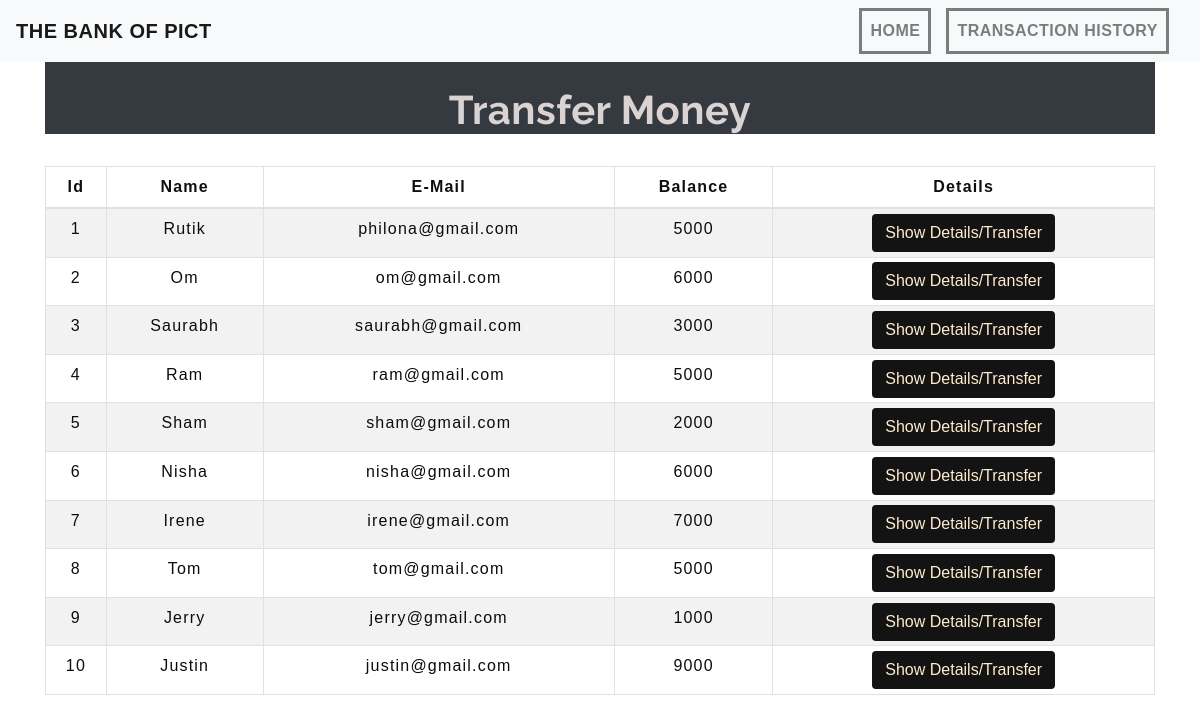
The app's page /transfermoney.php with its own data.
### tables this page shows
CREATE TABLE `users` (
  `id` int(5) NOT NULL,
  `name` text NOT NULL,
  `email` varchar(30) NOT NULL,
  `balance` int(8) NOT NULL
);

### transfermoney.php (the view, shortened to what this page needs)
<!DOCTYPE html>
<html lang="en">
<head>
    <link rel="stylesheet" href="https://maxcdn.bootstrapcdn.com/bootstrap/4.0.0/css/bootstrap.min.css">
    <link rel="stylesheet" type="text/css" href="css/table.css">
    <link rel="stylesheet" type="text/css" href="css/navbar.css">
</head>
<body>
<?php
    include 'config.php';
    $sql = "SELECT * FROM users";
    $result = mysqli_query($conn,$sql);
?>
<?php
  include 'navbar.php';
?>
<div class="container">
        <h2 class="text-center pt-4 bg-dark">Transfer Money</h2>
        <br>
            <div class="row">
                <div class="col">
                    <div class="table-responsive-sm">
                    <table class="table table-hover table-sm table-striped table-condensed table-bordered">
                        <thead>
                            <tr>
                            <th scope="col" class="text-center py-2">Id</th>
                            <th scope="col" class="text-center py-2">Name</th>
                            <th scope="col" class="text-center py-2">E-Mail</th>
                            <th scope="col" class="text-center py-2">Balance</th>
                            <th scope="col" class="text-center py-2">Details</th>
                            </tr>
                        </thead>
                        <tbody>
                <?php
                    while($rows=mysqli_fetch_assoc($result)){
                ?>
                    <tr>
                        <td class="py-2"><?php echo $rows['id'] ?></td>
                        <td class="py-2"><?php echo $rows['name']?></td>
                        <td class="py-2"><?php echo $rows['email']?></td>
                        <td class="py-2"><?php echo $rows['balance']?></td>
                        <td><a href="selecteduserdetail.php?id= <?php echo $rows['id'] ;?>"> <button type="button" class="btn">Show Details/Transfer</button></a></td>
                    </tr>
                <?php
                    }
                ?>
                        </tbody>
                    </table>
                    </div>
                </div>
            </div>
         </div>
</body>
</html>

### navbar.php (shortened to what this page needs)
<nav class="navbar navbar-expand-md navbar-light bg-light">
<a class="navbar-brand" href="index.php"><b>THE BANK OF PICT</b></a>
<div class="collapse navbar-collapse" id="collapsibleNavbar">
      <ul class="navbar-nav ml-auto">
        <li class="nav-item">
          <a class="nav-link" href="index.php">HOME</a>
        </li>
        <li class="nav-item">
          <a class="nav-link" href="transactionhistory.php">TRANSACTION HISTORY</a>
        </li>
    </div>
 </nav>

### css/table.css (style rules this page uses)
* { padding: 0; margin: 0; box-sizing: border-box; font-family: sans-serif; }
h2 { font-size: 40px; }
table { background-color: #f1e5e5; color: rgb(15, 15, 15); letter-spacing: 1.2px; border: solid; }
td { color: rgb(12, 12, 12); text-align: center; border:solid; }
button { border:solid; background: #131313; color: blanchedalmond; transition: 0.5s; }

### css/navbar.css (style rules this page uses)
.nav-link { margin-right: 15px; color:#f8f1f1; border: solid; font-weight: bold; letter-spacing: 0.5px; transition: 0.5s; }
.navbar-brand { color: #f5efef; letter-spacing: 0.5px; }
h2 { color: #dbd2d2; font-weight: bold; letter-spacing: 0.5px; font-family: raleway; }

### transfermoney.php (style rules this page uses)
button { transition: 1.5s; }

### records on screen
users: id "1", name "Rutik", email "philona@gmail.com", balance "5000"
users: id "2", name "Om", email "om@gmail.com", balance "6000"
users: id "3", name "Saurabh", email "saurabh@gmail.com", balance "3000"
users: id "4", name "Ram", email "ram@gmail.com", balance "5000"
users: id "5", name "Sham", email "sham@gmail.com", balance "2000"
users: id "6", name "Nisha", email "nisha@gmail.com", balance "6000"
users: id "7", name "Irene", email "irene@gmail.com", balance "7000"
users: id "8", name "Tom", email "tom@gmail.com", balance "5000"
users: id "9", name "Jerry", email "jerry@gmail.com", balance "1000"
users: id "10", name "Justin", email "justin@gmail.com", balance "9000"
